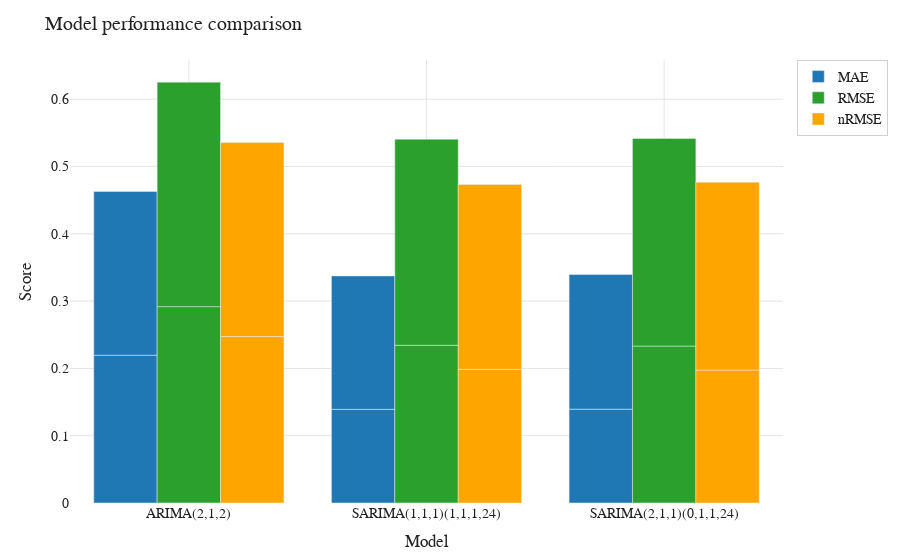

Here is the notebook cell this chart was saved with:
### Code cell
# Merge metrics for bar chart (whole split + walk-forward mean)
if not walkforward_metrics_df.empty:
    walkforward_summary = (
        walkforward_metrics_df.groupby("model_name")[["MAE", "RMSE", "nRMSE"]]
        .mean()
        .reset_index()
    )
    walkforward_summary["evaluation"] = "Walk-forward mean"
else:
    walkforward_summary = pd.DataFrame(columns=["model_name", "MAE", "RMSE", "nRMSE", "evaluation"])

whole_split_metrics = single_split_metrics[["model_name", "MAE", "RMSE", "nRMSE"]].copy()
whole_split_metrics["evaluation"] = "Whole-train split"

metrics_long = pd.concat(
    [whole_split_metrics, walkforward_summary],
    ignore_index=True,
)

melted_metrics = metrics_long.melt(
    id_vars=["model_name", "evaluation"],
    value_vars=["MAE", "RMSE", "nRMSE"],
    var_name="metric",
    value_name="value",
)
fig_metrics = plot_metrics_bar(melted_metrics, style="academic")
save_figure(fig_metrics, "stats_metrics_bar", width=1100, height=600)
fig_metrics

### Figure 1 — Plotly figure (JSON) as saved in the notebook; plotly's stock layout.template omitted (floating-point values rounded to 4 significant figures)
{"data": [{"marker": {"color": "#1f77b4"}, "name": "MAE", "type": "bar", "x": ["ARIMA(2,1,2)", "SARIMA(1,1,1)(1,1,1,24)", "SARIMA(2,1,1)(0,1,1,24)", "ARIMA(2,1,2)", "SARIMA(1,1,1)(1,1,1,24)", "SARIMA(2,1,1)(0,1,1,24)"], "y": [0.2196, 0.1392, 0.1394, 0.2433, 0.1982, 0.2001]}, {"marker": {"color": "#2ca02c"}, "name": "RMSE", "type": "bar", "x": ["ARIMA(2,1,2)", "SARIMA(1,1,1)(1,1,1,24)", "SARIMA(2,1,1)(0,1,1,24)", "ARIMA(2,1,2)", "SARIMA(1,1,1)(1,1,1,24)", "SARIMA(2,1,1)(0,1,1,24)"], "y": [0.2918, 0.2344, 0.2332, 0.3336, 0.3063, 0.3086]}, {"marker": {"color": "#FFA500"}, "name": "nRMSE", "type": "bar", "x": ["ARIMA(2,1,2)", "SARIMA(1,1,1)(1,1,1,24)", "SARIMA(2,1,1)(0,1,1,24)", "ARIMA(2,1,2)", "SARIMA(1,1,1)(1,1,1,24)", "SARIMA(2,1,1)(0,1,1,24)"], "y": [0.2473, 0.1986, 0.1976, 0.2886, 0.2748, 0.279]}], "layout": {"barmode": "group", "font": {"color": "#222", "family": "CMU Serif, 'Times New Roman', serif", "size": 14}, "legend": {"bgcolor": "rgba(255,255,255,0.85)", "bordercolor": "#d0d0d0", "borderwidth": 1}, "margin": {"b": 50, "l": 70, "r": 30, "t": 60}, "paper_bgcolor": "#ffffff", "plot_bgcolor": "#ffffff", "title": {"text": "Model performance comparison"}, "xaxis": {"gridcolor": "#e5e5e5", "showgrid": true, "title": {"text": "Model"}, "zeroline": false}, "yaxis": {"gridcolor": "#e5e5e5", "showgrid": true, "title": {"text": "Score"}, "zeroline": false}}}
